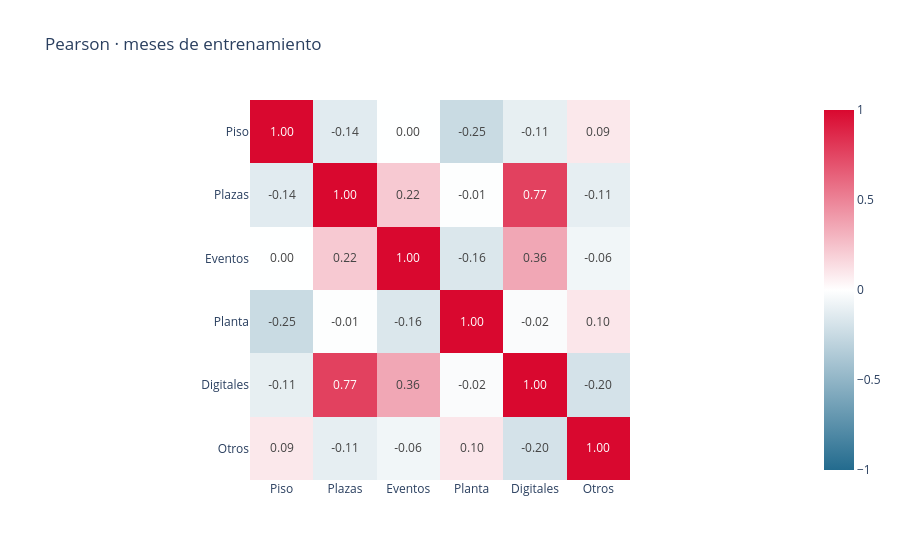
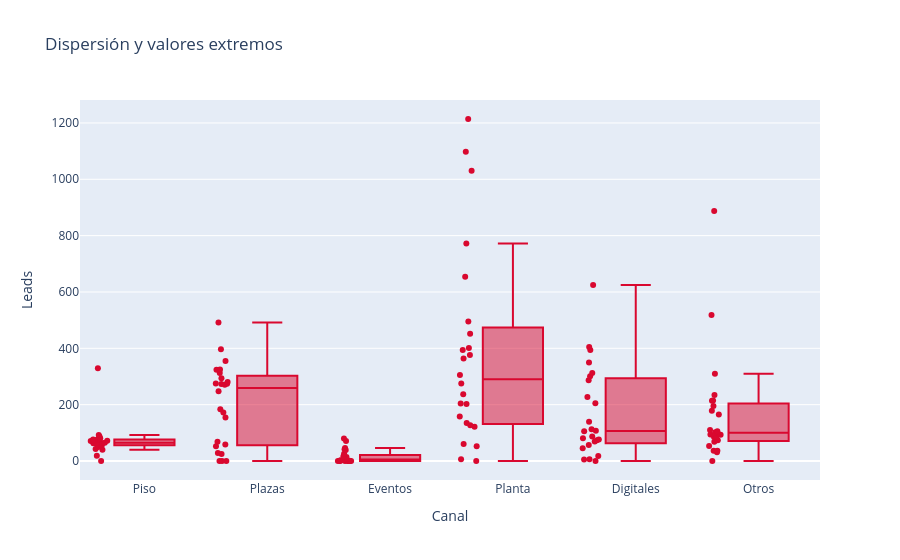

Write notebook code for charts like these, in order.
### Markdown cell above
## 3. Correlaciones y boxplot

Pearson evalúa asociación lineal, Spearman asociación monótona mediante rangos y Kendall concordancia entre pares. Las correlaciones no prueban causalidad y pueden reflejar tendencias compartidas. Se exploran sólo los meses disponibles durante entrenamiento. El heatmap usa canales del mismo mes; la tabla de predictores usa X(t−1) frente a Y(t).

### Code cell
exploration = frame[frame.Periodo <= train.Periodo.max()]
for method in ["pearson", "spearman", "kendall"]:
    print(method.capitalize())
    display(exploration[CHANNELS].corr(method=method).round(3))
fig = px.imshow(exploration[CHANNELS].corr(), text_auto=".2f", zmin=-1, zmax=1,
                color_continuous_scale=["#236B8E", "white", "#D9082F"], title="Pearson · meses de entrenamiento")
fig.show()
lag_correlations = train[[target, *[f"{c} (t−1)" for c in CHANNELS]]].corr()[target].drop(target)
display(lag_correlations.rename("Correlación con Digitales(t)").to_frame())
long = exploration.melt(id_vars="Periodo", value_vars=CHANNELS, var_name="Canal", value_name="Leads")
px.box(long, x="Canal", y="Leads", points="all", color_discrete_sequence=["#D9082F"], title="Dispersión y valores extremos").show()

### Figure 1 — Plotly figure (JSON) as saved in the notebook; plotly's stock layout.template omitted (floating-point values rounded to 4 significant figures)
{"data": [{"coloraxis": "coloraxis", "hovertemplate": "x: %{x}<br>y: %{y}<br>color: %{z}<extra></extra>", "name": "0", "texttemplate": "%{z:.2f}", "type": "heatmap", "x": ["Piso", "Plazas", "Eventos", "Planta", "Digitales", "Otros"], "xaxis": "x", "y": ["Piso", "Plazas", "Eventos", "Planta", "Digitales", "Otros"], "yaxis": "y", "z": [[1.0, -0.1351, -0.002486, -0.2453, -0.111, 0.09416], [-0.1351, 1.0, 0.2176, -0.009501, 0.7702, -0.1139], [-0.002486, 0.2176, 1.0, -0.1647, 0.3577, -0.06284], [-0.2453, -0.009501, -0.1647, 1.0, -0.02403, 0.1025], [-0.111, 0.7702, 0.3577, -0.02403, 1.0, -0.1972], [0.09416, -0.1139, -0.06284, 0.1025, -0.1972, 1.0]]}], "layout": {"coloraxis": {"autocolorscale": false, "cmax": 1, "cmin": -1, "colorscale": [[0.0, "#236B8E"], [0.5, "white"], [1.0, "#D9082F"]]}, "title": {"text": "Pearson · meses de entrenamiento"}, "xaxis": {"anchor": "y", "constrain": "domain", "domain": [0.0, 1.0], "scaleanchor": "y"}, "yaxis": {"anchor": "x", "autorange": "reversed", "constrain": "domain", "domain": [0.0, 1.0]}}}

### Figure 2 — Plotly figure (JSON) as saved in the notebook; plotly's stock layout.template omitted (floating-point values rounded to 4 significant figures; data arrays with more than 128 entries replaced by an {"elided": "..."} marker saying what was removed)
{"data": [{"alignmentgroup": "True", "boxpoints": "all", "hovertemplate": "Canal=%{x}<br>Leads=%{y}<extra></extra>", "legendgroup": "", "marker": {"color": "#D9082F"}, "name": "", "notched": false, "offsetgroup": "", "orientation": "v", "showlegend": false, "type": "box", "x": {"elided": "144 str values"}, "x0": " ", "xaxis": "x", "y": {"elided": "144 float values"}, "y0": " ", "yaxis": "y"}], "layout": {"boxmode": "group", "legend": {"tracegroupgap": 0}, "title": {"text": "Dispersión y valores extremos"}, "xaxis": {"anchor": "y", "domain": [0.0, 1.0], "title": {"text": "Canal"}}, "yaxis": {"anchor": "x", "domain": [0.0, 1.0], "title": {"text": "Leads"}}}}
